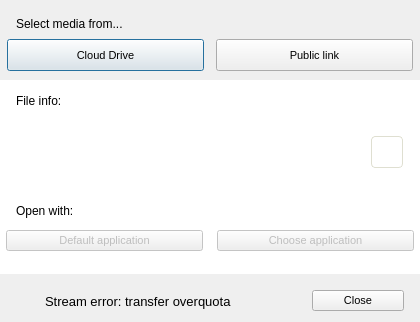
<?xml version="1.0" encoding="UTF-8"?>
<ui version="4.0">
 <class>StreamingFromMegaDialog</class>
 <widget class="QDialog" name="StreamingFromMegaDialog">
  <property name="geometry">
   <rect>
    <x>0</x>
    <y>0</y>
    <width>420</width>
    <height>322</height>
   </rect>
  </property>
  <property name="minimumSize">
   <size>
    <width>420</width>
    <height>322</height>
   </size>
  </property>
  <property name="maximumSize">
   <size>
    <width>420</width>
    <height>322</height>
   </size>
  </property>
  <property name="windowTitle">
   <string>Stream from MEGA</string>
  </property>
  <property name="styleSheet">
   <string notr="true">QWidget
{
font-size: 11px;
}

#lStreamResourceDesc, #lFileInfoDesc, #lOpenWithDesc, #labelError
{
  font-family: &quot;Lato&quot;;
  font-size: 12px;
  color: #000000;
}
#labelError
{
  font-size: 13px;
}
#lFileSize
{
  font-family: &quot;Lato&quot;;
  font-size: 12px;
  color: #666666;
}
#wContainer
{
	background-color: white;
}
#lFileInfoDesc, #lOpenWithDesc, #lStreamResourceDesc
{
    padding-left: 13px;
}
#lNothingSelected
{
   font-size: 12px;
	color: rgba(0, 0, 0, 50)
}

#lFileName, #lState
{
	font-size: 12px;
	color: #000000;
}
#bCopyLink
{
    border: 1px solid #dfdfd1;
    border-radius: 4px;
    background-color: qlineargradient(x1: 0, y1: 0, x2: 0, y2: 1,
                                      stop: 0 rgba(246,247,250,30), stop: 1 rgba(232,233,235,30));
}</string>
  </property>
  <layout class="QVBoxLayout" name="verticalLayout_6">
   <property name="spacing">
    <number>0</number>
   </property>
   <property name="leftMargin">
    <number>0</number>
   </property>
   <property name="topMargin">
    <number>0</number>
   </property>
   <property name="rightMargin">
    <number>0</number>
   </property>
   <property name="bottomMargin">
    <number>0</number>
   </property>
   <item>
    <widget class="QWidget" name="wStreamResource" native="true">
     <property name="minimumSize">
      <size>
       <width>0</width>
       <height>80</height>
      </size>
     </property>
     <property name="maximumSize">
      <size>
       <width>16777215</width>
       <height>80</height>
      </size>
     </property>
     <layout class="QVBoxLayout" name="verticalLayout">
      <property name="spacing">
       <number>0</number>
      </property>
      <property name="leftMargin">
       <number>0</number>
      </property>
      <property name="topMargin">
       <number>9</number>
      </property>
      <property name="rightMargin">
       <number>0</number>
      </property>
      <property name="bottomMargin">
       <number>0</number>
      </property>
      <item>
       <widget class="QLabel" name="lStreamResourceDesc">
        <property name="minimumSize">
         <size>
          <width>0</width>
          <height>16</height>
         </size>
        </property>
        <property name="maximumSize">
         <size>
          <width>16777215</width>
          <height>16</height>
         </size>
        </property>
        <property name="styleSheet">
         <string notr="true"/>
        </property>
        <property name="text">
         <string>Select media from...</string>
        </property>
       </widget>
      </item>
      <item>
       <widget class="QWidget" name="wSelectMedia" native="true">
        <property name="minimumSize">
         <size>
          <width>0</width>
          <height>32</height>
         </size>
        </property>
        <property name="maximumSize">
         <size>
          <width>16777215</width>
          <height>32</height>
         </size>
        </property>
        <property name="styleSheet">
         <string notr="true"/>
        </property>
        <layout class="QHBoxLayout" name="horizontalLayout_3">
         <property name="spacing">
          <number>5</number>
         </property>
         <property name="leftMargin">
          <number>0</number>
         </property>
         <property name="topMargin">
          <number>0</number>
         </property>
         <property name="rightMargin">
          <number>0</number>
         </property>
         <property name="bottomMargin">
          <number>0</number>
         </property>
         <item>
          <widget class="QPushButton" name="bFromCloud">
           <property name="sizePolicy">
            <sizepolicy hsizetype="Minimum" vsizetype="Fixed">
             <horstretch>0</horstretch>
             <verstretch>0</verstretch>
            </sizepolicy>
           </property>
           <property name="minimumSize">
            <size>
             <width>197</width>
             <height>32</height>
            </size>
           </property>
           <property name="maximumSize">
            <size>
             <width>197</width>
             <height>32</height>
            </size>
           </property>
           <property name="styleSheet">
            <string notr="true"/>
           </property>
           <property name="text">
            <string>Cloud Drive</string>
           </property>
          </widget>
         </item>
         <item>
          <widget class="QPushButton" name="bFromPublicLink">
           <property name="minimumSize">
            <size>
             <width>197</width>
             <height>32</height>
            </size>
           </property>
           <property name="maximumSize">
            <size>
             <width>197</width>
             <height>32</height>
            </size>
           </property>
           <property name="text">
            <string>Public link</string>
           </property>
          </widget>
         </item>
        </layout>
       </widget>
      </item>
     </layout>
    </widget>
   </item>
   <item>
    <widget class="QWidget" name="wContainer" native="true">
     <layout class="QVBoxLayout" name="verticalLayout_3">
      <property name="spacing">
       <number>0</number>
      </property>
      <property name="leftMargin">
       <number>0</number>
      </property>
      <property name="topMargin">
       <number>0</number>
      </property>
      <property name="rightMargin">
       <number>0</number>
      </property>
      <property name="bottomMargin">
       <number>0</number>
      </property>
      <item>
       <widget class="QWidget" name="wStatus" native="true">
        <layout class="QVBoxLayout" name="verticalLayout_4">
         <property name="spacing">
          <number>0</number>
         </property>
         <property name="leftMargin">
          <number>0</number>
         </property>
         <property name="topMargin">
          <number>0</number>
         </property>
         <property name="rightMargin">
          <number>0</number>
         </property>
         <property name="bottomMargin">
          <number>0</number>
         </property>
         <item>
          <widget class="QLabel" name="lFileInfoDesc">
           <property name="minimumSize">
            <size>
             <width>0</width>
             <height>40</height>
            </size>
           </property>
           <property name="maximumSize">
            <size>
             <width>16777215</width>
             <height>40</height>
            </size>
           </property>
           <property name="styleSheet">
            <string notr="true"/>
           </property>
           <property name="text">
            <string>File info:</string>
           </property>
          </widget>
         </item>
         <item>
          <widget class="QWidget" name="wFileInfo" native="true">
           <property name="enabled">
            <bool>true</bool>
           </property>
           <property name="minimumSize">
            <size>
             <width>0</width>
             <height>60</height>
            </size>
           </property>
           <property name="maximumSize">
            <size>
             <width>16777215</width>
             <height>60</height>
            </size>
           </property>
           <layout class="QHBoxLayout" name="horizontalLayout_6">
            <property name="spacing">
             <number>0</number>
            </property>
            <property name="leftMargin">
             <number>0</number>
            </property>
            <property name="topMargin">
             <number>0</number>
            </property>
            <property name="rightMargin">
             <number>17</number>
            </property>
            <property name="bottomMargin">
             <number>0</number>
            </property>
            <item>
             <widget class="QStackedWidget" name="sFileInfo">
              <property name="minimumSize">
               <size>
                <width>0</width>
                <height>50</height>
               </size>
              </property>
              <property name="maximumSize">
               <size>
                <width>16777215</width>
                <height>60</height>
               </size>
              </property>
              <property name="styleSheet">
               <string notr="true">background-color: white;</string>
              </property>
              <property name="currentIndex">
               <number>0</number>
              </property>
              <widget class="QWidget" name="pFileInfo">
               <layout class="QHBoxLayout" name="horizontalLayout_2">
                <property name="spacing">
                 <number>6</number>
                </property>
                <property name="leftMargin">
                 <number>9</number>
                </property>
                <property name="topMargin">
                 <number>0</number>
                </property>
                <property name="rightMargin">
                 <number>0</number>
                </property>
                <property name="bottomMargin">
                 <number>0</number>
                </property>
                <item>
                 <widget class="QPushButton" name="lFileType">
                  <property name="minimumSize">
                   <size>
                    <width>48</width>
                    <height>48</height>
                   </size>
                  </property>
                  <property name="maximumSize">
                   <size>
                    <width>48</width>
                    <height>48</height>
                   </size>
                  </property>
                  <property name="styleSheet">
                   <string notr="true">border: none;</string>
                  </property>
                  <property name="text">
                   <string/>
                  </property>
                  <property name="iconSize">
                   <size>
                    <width>48</width>
                    <height>48</height>
                   </size>
                  </property>
                 </widget>
                </item>
                <item>
                 <widget class="QWidget" name="wFileInfoDesc" native="true">
                  <property name="minimumSize">
                   <size>
                    <width>0</width>
                    <height>30</height>
                   </size>
                  </property>
                  <property name="maximumSize">
                   <size>
                    <width>16777215</width>
                    <height>30</height>
                   </size>
                  </property>
                  <layout class="QVBoxLayout" name="verticalLayout_5">
                   <property name="spacing">
                    <number>0</number>
                   </property>
                   <property name="leftMargin">
                    <number>0</number>
                   </property>
                   <property name="topMargin">
                    <number>0</number>
                   </property>
                   <property name="rightMargin">
                    <number>0</number>
                   </property>
                   <property name="bottomMargin">
                    <number>0</number>
                   </property>
                   <item>
                    <widget class="QWidget" name="widget" native="true">
                     <layout class="QHBoxLayout" name="horizontalLayout">
                      <property name="spacing">
                       <number>10</number>
                      </property>
                      <property name="leftMargin">
                       <number>0</number>
                      </property>
                      <property name="topMargin">
                       <number>0</number>
                      </property>
                      <property name="rightMargin">
                       <number>0</number>
                      </property>
                      <property name="bottomMargin">
                       <number>0</number>
                      </property>
                      <item>
                       <widget class="QLabel" name="lFileName">
                        <property name="sizePolicy">
                         <sizepolicy hsizetype="Minimum" vsizetype="Preferred">
                          <horstretch>0</horstretch>
                          <verstretch>0</verstretch>
                         </sizepolicy>
                        </property>
                        <property name="maximumSize">
                         <size>
                          <width>260</width>
                          <height>16777215</height>
                         </size>
                        </property>
                        <property name="text">
                         <string notr="true"/>
                        </property>
                       </widget>
                      </item>
                      <item>
                       <widget class="QPushButton" name="lState">
                        <property name="sizePolicy">
                         <sizepolicy hsizetype="Expanding" vsizetype="Fixed">
                          <horstretch>0</horstretch>
                          <verstretch>0</verstretch>
                         </sizepolicy>
                        </property>
                        <property name="minimumSize">
                         <size>
                          <width>8</width>
                          <height>8</height>
                         </size>
                        </property>
                        <property name="maximumSize">
                         <size>
                          <width>8</width>
                          <height>8</height>
                         </size>
                        </property>
                        <property name="styleSheet">
                         <string notr="true">border:none;</string>
                        </property>
                        <property name="text">
                         <string/>
                        </property>
                       </widget>
                      </item>
                      <item>
                       <spacer name="horizontalSpacer_2">
                        <property name="orientation">
                         <enum>Qt::Horizontal</enum>
                        </property>
                        <property name="sizeHint" stdset="0">
                         <size>
                          <width>31</width>
                          <height>20</height>
                         </size>
                        </property>
                       </spacer>
                      </item>
                     </layout>
                    </widget>
                   </item>
                   <item>
                    <widget class="QLabel" name="lFileSize">
                     <property name="text">
                      <string notr="true"/>
                     </property>
                    </widget>
                   </item>
                  </layout>
                 </widget>
                </item>
               </layout>
              </widget>
              <widget class="QWidget" name="pNothingSelected">
               <widget class="QWidget" name="widget_2" native="true">
                <property name="geometry">
                 <rect>
                  <x>0</x>
                  <y>0</y>
                  <width>361</width>
                  <height>50</height>
                 </rect>
                </property>
                <layout class="QHBoxLayout" name="horizontalLayout_7">
                 <property name="spacing">
                  <number>0</number>
                 </property>
                 <property name="leftMargin">
                  <number>16</number>
                 </property>
                 <property name="topMargin">
                  <number>0</number>
                 </property>
                 <property name="rightMargin">
                  <number>0</number>
                 </property>
                 <property name="bottomMargin">
                  <number>0</number>
                 </property>
                 <item>
                  <widget class="QLabel" name="lNothingSelected">
                   <property name="text">
                    <string>Nothing selected</string>
                   </property>
                  </widget>
                 </item>
                </layout>
               </widget>
              </widget>
             </widget>
            </item>
            <item>
             <widget class="QToolButton" name="bCopyLink">
              <property name="minimumSize">
               <size>
                <width>32</width>
                <height>32</height>
               </size>
              </property>
              <property name="maximumSize">
               <size>
                <width>32</width>
                <height>32</height>
               </size>
              </property>
              <property name="styleSheet">
               <string notr="true">
</string>
              </property>
              <property name="text">
               <string/>
              </property>
              <property name="icon">
               <iconset resource="../Resources_linux.qrc">
                <normaloff>:/images/streaming_link.png</normaloff>:/images/streaming_link.png</iconset>
              </property>
             </widget>
            </item>
           </layout>
          </widget>
         </item>
        </layout>
       </widget>
      </item>
      <item>
       <widget class="QWidget" name="wOpenWith" native="true">
        <property name="minimumSize">
         <size>
          <width>0</width>
          <height>90</height>
         </size>
        </property>
        <layout class="QVBoxLayout" name="verticalLayout_2">
         <property name="spacing">
          <number>0</number>
         </property>
         <property name="leftMargin">
          <number>0</number>
         </property>
         <property name="topMargin">
          <number>7</number>
         </property>
         <property name="rightMargin">
          <number>0</number>
         </property>
         <property name="bottomMargin">
          <number>0</number>
         </property>
         <item>
          <widget class="QLabel" name="lOpenWithDesc">
           <property name="text">
            <string>Open with:</string>
           </property>
          </widget>
         </item>
         <item>
          <widget class="QWidget" name="wOpenButtons" native="true">
           <property name="styleSheet">
            <string notr="true"/>
           </property>
           <layout class="QHBoxLayout" name="horizontalLayout_4">
            <property name="spacing">
             <number>8</number>
            </property>
            <property name="leftMargin">
             <number>0</number>
            </property>
            <property name="topMargin">
             <number>0</number>
            </property>
            <property name="rightMargin">
             <number>0</number>
            </property>
            <property name="bottomMargin">
             <number>23</number>
            </property>
            <item>
             <widget class="QPushButton" name="bOpenDefault">
              <property name="enabled">
               <bool>false</bool>
              </property>
              <property name="minimumSize">
               <size>
                <width>197</width>
                <height>0</height>
               </size>
              </property>
              <property name="maximumSize">
               <size>
                <width>197</width>
                <height>16777215</height>
               </size>
              </property>
              <property name="text">
               <string>Default application</string>
              </property>
             </widget>
            </item>
            <item>
             <widget class="QPushButton" name="bOpenOther">
              <property name="enabled">
               <bool>false</bool>
              </property>
              <property name="minimumSize">
               <size>
                <width>197</width>
                <height>0</height>
               </size>
              </property>
              <property name="maximumSize">
               <size>
                <width>197</width>
                <height>16777215</height>
               </size>
              </property>
              <property name="text">
               <string>Choose application</string>
              </property>
             </widget>
            </item>
           </layout>
          </widget>
         </item>
        </layout>
       </widget>
      </item>
     </layout>
    </widget>
   </item>
   <item>
    <widget class="QWidget" name="wClose" native="true">
     <property name="minimumSize">
      <size>
       <width>0</width>
       <height>48</height>
      </size>
     </property>
     <property name="maximumSize">
      <size>
       <width>16777215</width>
       <height>48</height>
      </size>
     </property>
     <property name="styleSheet">
      <string notr="true"/>
     </property>
     <layout class="QHBoxLayout" name="horizontalLayout_5">
      <property name="leftMargin">
       <number>12</number>
      </property>
      <property name="topMargin">
       <number>6</number>
      </property>
      <property name="rightMargin">
       <number>16</number>
      </property>
      <property name="bottomMargin">
       <number>0</number>
      </property>
      <item>
       <widget class="QToolButton" name="toolButtonError">
        <property name="minimumSize">
         <size>
          <width>27</width>
          <height>27</height>
         </size>
        </property>
        <property name="maximumSize">
         <size>
          <width>27</width>
          <height>27</height>
         </size>
        </property>
        <property name="styleSheet">
         <string notr="true">border: none;</string>
        </property>
        <property name="text">
         <string notr="true"/>
        </property>
        <property name="icon">
         <iconset resource="../Resources_win.qrc">
          <normaloff>:/images/icon_error.png</normaloff>:/images/icon_error.png</iconset>
        </property>
        <property name="iconSize">
         <size>
          <width>24</width>
          <height>24</height>
         </size>
        </property>
       </widget>
      </item>
      <item>
       <widget class="QLabel" name="labelError">
        <property name="minimumSize">
         <size>
          <width>250</width>
          <height>0</height>
         </size>
        </property>
        <property name="text">
         <string>Stream error: transfer overquota</string>
        </property>
        <property name="wordWrap">
         <bool>true</bool>
        </property>
       </widget>
      </item>
      <item>
       <spacer name="horizontalSpacer">
        <property name="orientation">
         <enum>Qt::Horizontal</enum>
        </property>
        <property name="sizeHint" stdset="0">
         <size>
          <width>226</width>
          <height>20</height>
         </size>
        </property>
       </spacer>
      </item>
      <item>
       <widget class="QPushButton" name="bClose">
        <property name="minimumSize">
         <size>
          <width>92</width>
          <height>0</height>
         </size>
        </property>
        <property name="maximumSize">
         <size>
          <width>92</width>
          <height>16777215</height>
         </size>
        </property>
        <property name="text">
         <string>Close</string>
        </property>
       </widget>
      </item>
     </layout>
    </widget>
   </item>
  </layout>
  <zorder>wStreamResource</zorder>
  <zorder>wClose</zorder>
  <zorder>wContainer</zorder>
 </widget>
 <resources>
  <include location="../Resources_linux.qrc"/>
 </resources>
 <connections/>
</ui>
